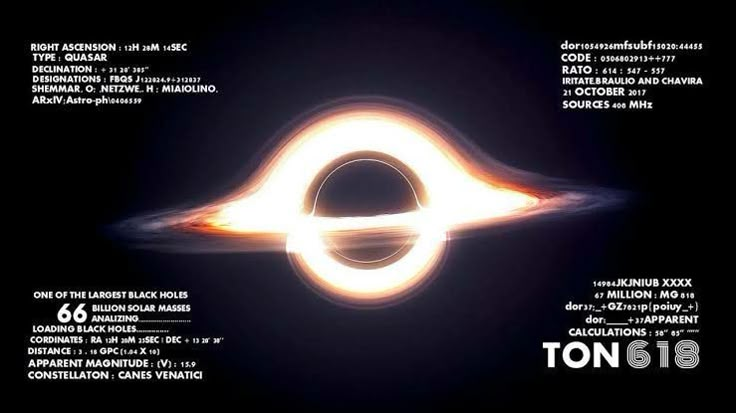
#> input picture ton618.jpg, 736 x 413 px
$ python p6-act10-0079.py
#> lines starting #> are read from the running program, lines starting #| are printed output that depends on the picture; after the words box and inside, x2 and y2 are one past the last pixel; in counts of white or black regions, pixels touching at a corner belong together
import numpy as np
import cv2
#Vision Artificial act 10 NC 0079
# Lee la imagen en escala de grises
img = cv2.imread("ton618.jpg", cv2.IMREAD_GRAYSCALE)
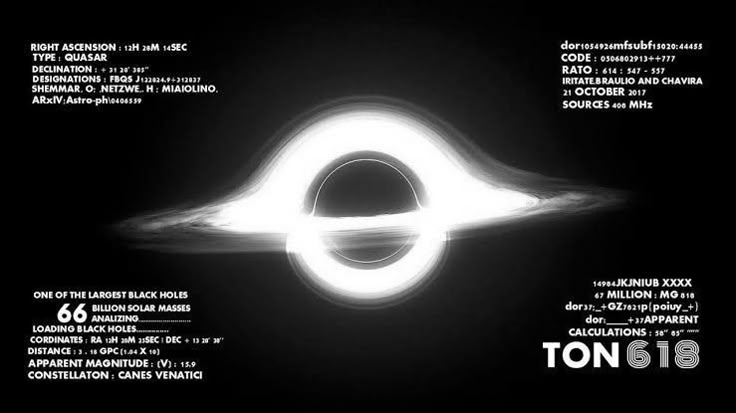
#> img: shape (413, 736); min 0, max 255, mean 45

# Abre la ventana con la imagen
cv2.imshow("ton618 0079", img)
cv2.waitKey(0)
cv2.destroyAllWindows()

#Linea
print("La Linea 0079")
# Crea una imagen negra
img = np.zeros((512,512,3), np.uint8)

# Dibuja una diagonal blanca de 3px desde una esquina a la otra
img = cv2.line(img,(0,0),(511,511),(255,255,255),3)
# Abre la ventana con la imagen
cv2.imshow("Line 0079", img)
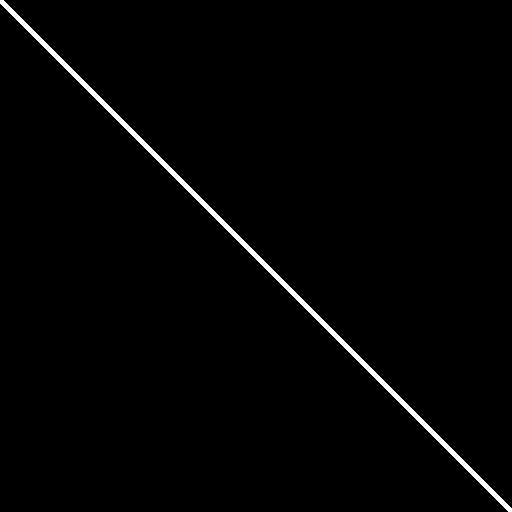
#> window 'Line 0079': shape (512, 512, 3); 1.4% white; 1 white region, box (x1, y1, x2, y2) and area: (0, 0, 512, 512) 3572
cv2.waitKey(0)
cv2.destroyAllWindows()

#Circulo

# Dibuja un circulo azul de radio 10px al centro de la imagen
img = cv2.circle(img, (260,260), 10, (255,0,0),-1)
# Abre la ventana con la imagen
cv2.imshow("Circle 0079", img)
cv2.waitKey(0)
cv2.destroyAllWindows()

# Texto
# Añade a la imagen el texto "Example Text" en color blanco
img = cv2.putText(img, "El texto con la line", (200, 30),cv2.FONT_HERSHEY_SIMPLEX, \
                  0.5, (255, 255, 255), 2)
# Abre la ventana con la imagen
cv2.imshow("Texto 0079", img)
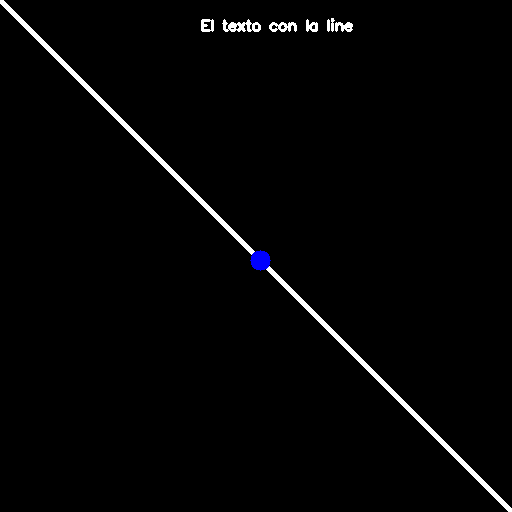
#> window 'Texto 0079': shape (512, 512, 3); mean B, G, R 4.5, 4.2, 4.2
cv2.waitKey(0)
cv2.destroyAllWindows()

#TrackBars
def on_trackbar(val):
    print(val)

# Crear imagen negra y la ventana
img = np.zeros((300, 512, 3), np.uint8)
cv2.namedWindow('Los trackers')

# Crear los trackbars
cv2.createTrackbar('R', 'Los trackers', 0, 255, on_trackbar)
cv2.createTrackbar('G', 'Los trackers', 0, 255, on_trackbar)
cv2.createTrackbar('B', 'Los trackers', 0, 255, on_trackbar)

while True:
    cv2.imshow('Los trackers', img)

    k = cv2.waitKey(1) & 0xFF
#> (key Esc is pressed here)
    # Salir si se presiona la tecla ESC (27)
    if k == 27:
        break

    # Validar si el usuario cerró la ventana presionando la (X)
    if cv2.getWindowProperty('Los trackers', cv2.WND_PROP_VISIBLE) < 1:
        break

    # Obtener las posiciones de los trackbars
    r = cv2.getTrackbarPos('R', 'Los trackers')
    g = cv2.getTrackbarPos('G', 'Los trackers')
    b = cv2.getTrackbarPos('B', 'Los trackers')

    # Actualizar el color de la imagen (OpenCV usa formato BGR)
    img[:] = [b, g, r]

cv2.destroyAllWindows()

#Thresholding

img = cv2.imread('ton618.jpg',0)

ret,thr1 = cv2.threshold(img,127,255,cv2.THRESH_BINARY)
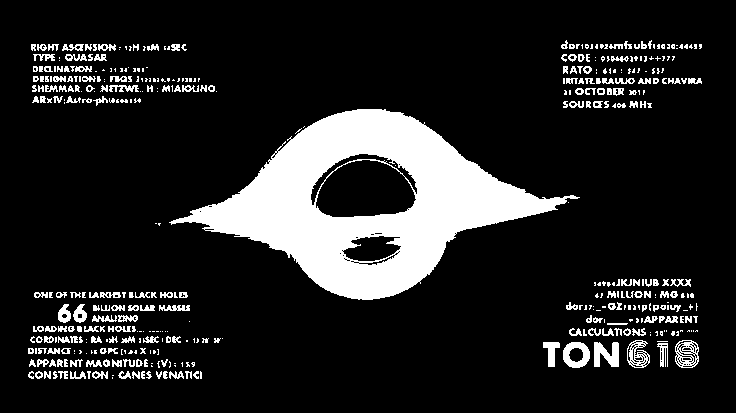
#> thr1: shape (413, 736); 14.2% white; 435 white regions (223 under 20 px), largest, box (x1, y1, x2, y2) and area: (169, 109, 580, 300) 30478, (594, 342, 619, 367) 440, (563, 342, 590, 368) 423
ret,thr2 = cv2.threshold(img,127,255,cv2.THRESH_BINARY_INV)
ret,thr3 = cv2.threshold(img,127,255,cv2.THRESH_TRUNC)
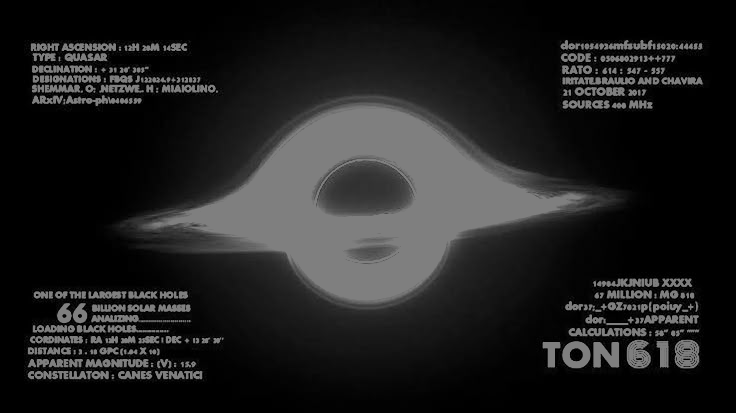
#> thr3: shape (413, 736); min 0, max 127, mean 32
ret,thr4 = cv2.threshold(img,127,255,cv2.THRESH_TOZERO)
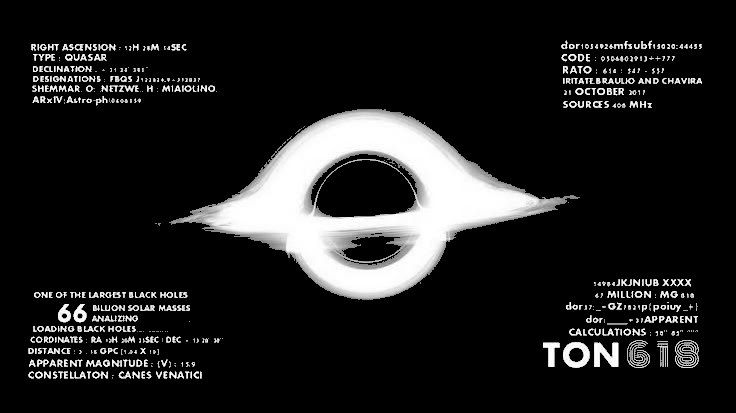
#> thr4: shape (413, 736); min 0, max 255, mean 31
ret,thr5 = cv2.threshold(img,127,255,cv2.THRESH_TOZERO_INV)
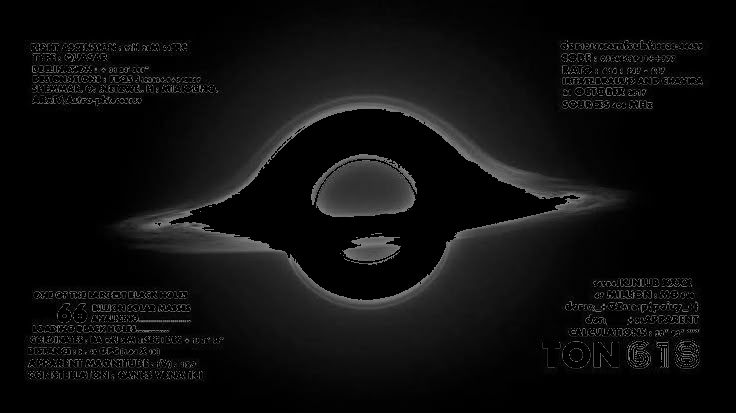
#> thr5: shape (413, 736); min 0, max 127, mean 14

cv2.imshow('BINARY',thr1)
cv2.imshow('BINARY_INV',thr2)
cv2.imshow('TRUNC',thr3)
cv2.imshow('TOZERO',thr4)
cv2.imshow('TOZERO_INV',thr5)


cv2.waitKey(0)
cv2.destroyAllWindows()

print("Iram Jimenez 0079")
